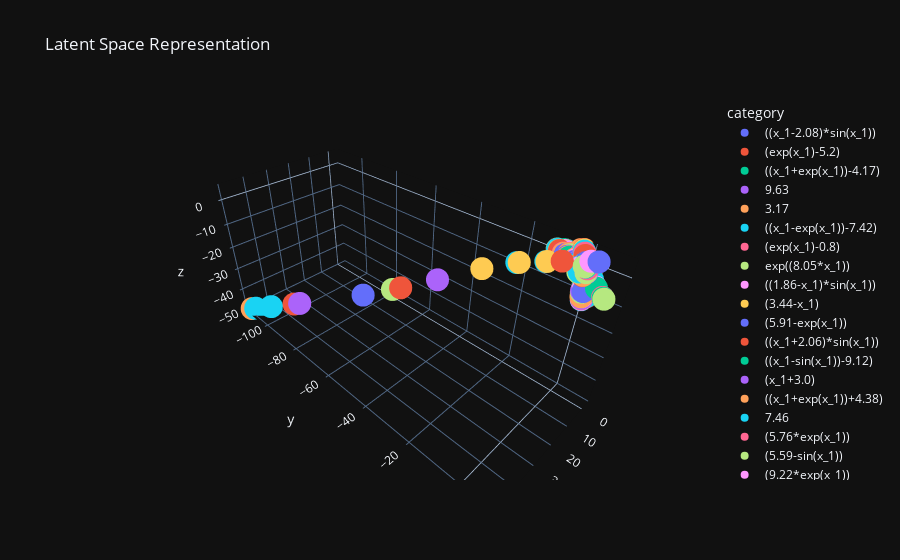

Notebook code for this chart:
### Markdown cell above
### Visualization of Latent Space
Plot the first 3 latent space dimensions

### Code cell
from plotly.offline import plot
import plotly.express as px
from equation_tree.util.conversions import prefix_to_infix

df = {
    "x": latent_space_representation[:, 0],
    "y": latent_space_representation[:, 1],
    "z": latent_space_representation[:, 2],
    "category": [prefix_to_infix(dataset.decode_equation(eq.tolist()), is_function, is_operator).replace("c_0", str(round(float(const[0]),2))) for eq, const in zip(x_decoded, x_constants)], #TODO: replace constant wit real value
}
df = pd.DataFrame(df)
fig = px.scatter_3d(
    df,
    x="x",
    y="y",
    z="z",
    color="category",
    title="Latent Space Representation",
    size_max=0.1,
)
plot(fig, filename="latent_space.html", auto_open=False, image="png")
fig.show()
